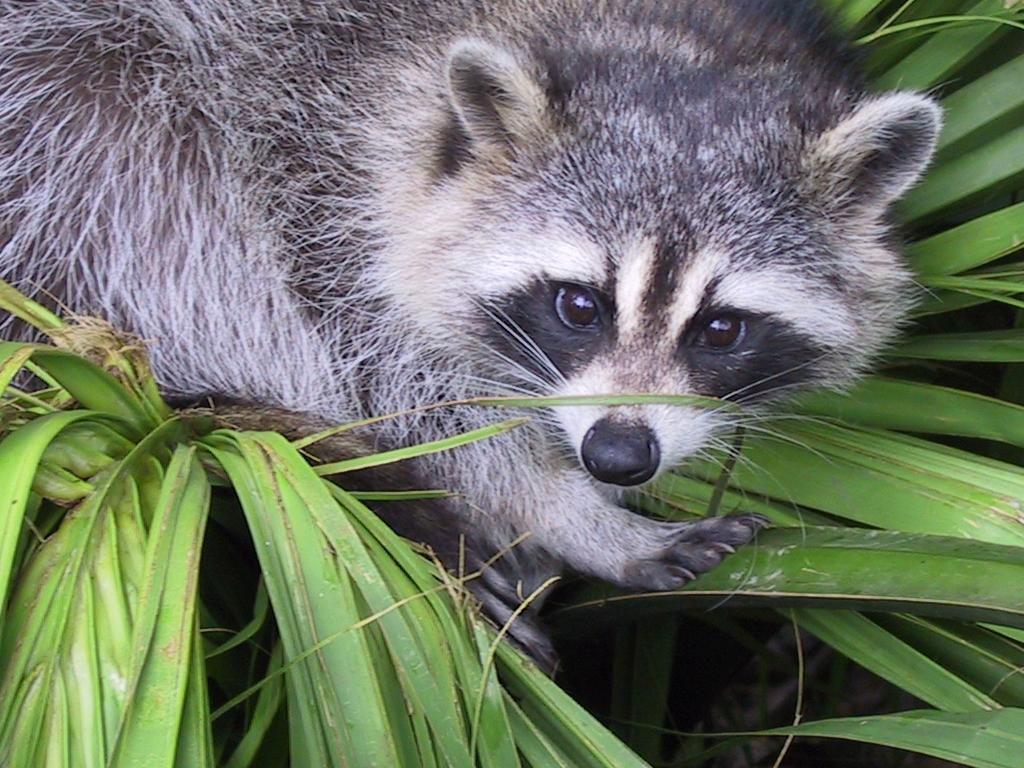
#> input picture python-array-01/ex03/animal.jpeg, 1024 x 768 px
$ python zoom.py
#> lines starting #> are read from the running program, lines starting #| are printed output that depends on the picture
### python-array-01/ex04/load_image.py
import os

import numpy as np
from PIL import Image, UnidentifiedImageError


def ft_load(path: str) -> np.ndarray:
    """Load a JPG/JPEG image and return its pixels as an RGB numpy array.

    Prints the shape of the image on success and returns a numpy
    ``ndarray`` of dtype ``uint8`` with shape ``(height, width, 3)``.
    On any error, prints a clear message and returns ``None`` instead
    of raising.
    """
#> called with path = 'animal.jpeg'
    supported = (".jpg", ".jpeg")
    try:
        if not isinstance(path, str):
            raise TypeError(
                f"path must be a str, not {type(path).__name__}"
            )
        extension = os.path.splitext(path)[1].lower()
        if extension not in supported:
            raise ValueError(
                f"unsupported format '{extension}' for '{path}', "
                f"expected one of {supported}"
            )
        with Image.open(path) as image:
            # np.array (not np.asarray) so the caller gets a writeable copy:
            # asarray wraps Pillow's read-only buffer, and the callers
            # assign into the array in place.
#> image is the input picture: PIL image 1024x768 RGB; mean R, G, B 110.7, 117.7, 102.1
            array = np.array(image.convert("RGB"), dtype=np.uint8)
        print(f"The shape of image is: {array.shape}")
#| The shape of image is: (768, 1024, 3)
#> (printed output is left out)
        return array
    except FileNotFoundError:
        print(f"Error: file not found: '{path}'")
    except UnidentifiedImageError:
        print(f"Error: '{path}' is not a valid image file")
    except Image.DecompressionBombError:
        # Not an OSError: Pillow refuses images whose header claims more
        # pixels than Image.MAX_IMAGE_PIXELS, so it would escape otherwise.
        print(f"Error: '{path}' claims too many pixels to be loaded safely")
    except PermissionError:
        print(f"Error: permission denied: '{path}'")
    except IsADirectoryError:
        print(f"Error: '{path}' is a directory, not a file")
    except OSError as error:
        print(f"Error: cannot read '{path}': {error}")
    except (TypeError, ValueError) as error:
        print(f"Error: {error}")
    return None

### python-array-01/ex03/zoom.py
import matplotlib.pyplot as plt
import numpy as np

from load_image import ft_load


def zoom(image: np.ndarray) -> np.ndarray:
    """Crop a 400x400 square around the raccoon's face and keep one channel.

    Slicing with ``0:1`` (instead of ``0``) preserves the trailing axis so
    the result has shape ``(400, 400, 1)``. Raises ``ValueError`` if the
    image is too small for the requested crop.
    """
    zoomed = image[200:600, 450:850, 0:1]
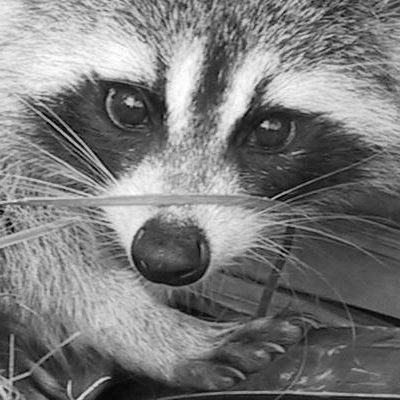
#> zoomed: shape (400, 400, 1); min 0, max 255, mean 122.3
    if zoomed.shape != (400, 400, 1):
        raise ValueError(
            f"image too small to zoom: got {zoomed.shape} "
            f"instead of (400, 400, 1)"
        )
    return zoomed


def display(zoomed: np.ndarray) -> None:
    """Draw the single retained channel with a grey colormap.

    The data is the red channel, not a luminance conversion, so this is
    a grey rendering of one channel rather than a true greyscale image.
    The axis scales are left on, as the subject requires.
    """
    plt.imshow(zoomed[:, :, 0], cmap="gray")
    plt.title("Zoomed image")
    plt.xlabel("X (pixels)")
    plt.ylabel("Y (pixels)")
    plt.show()


def main() -> None:
    """Load animal.jpeg, print its content, then zoom and display it."""
    try:
        image = ft_load("animal.jpeg")
        if image is None:
            print("Error: could not load the image, aborting")
            return
        print(image)
        zoomed = zoom(image)
        print(f"New shape after slicing: {zoomed.shape}")
#| New shape after slicing: (400, 400, 1)
        print(zoomed)
#> (printed output is left out)
        display(zoomed)
    except (ValueError, TypeError, IndexError) as error:
        print(f"Error: {error}")


if __name__ == "__main__":
    main()
